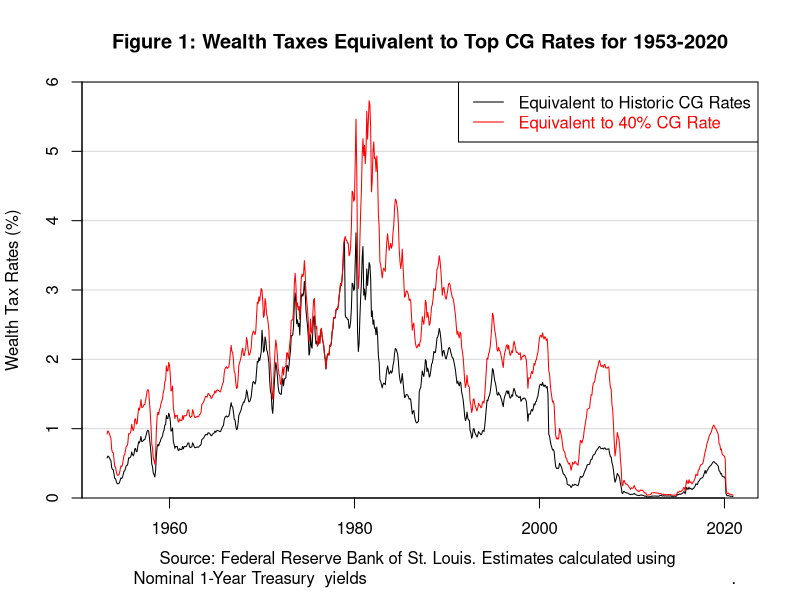
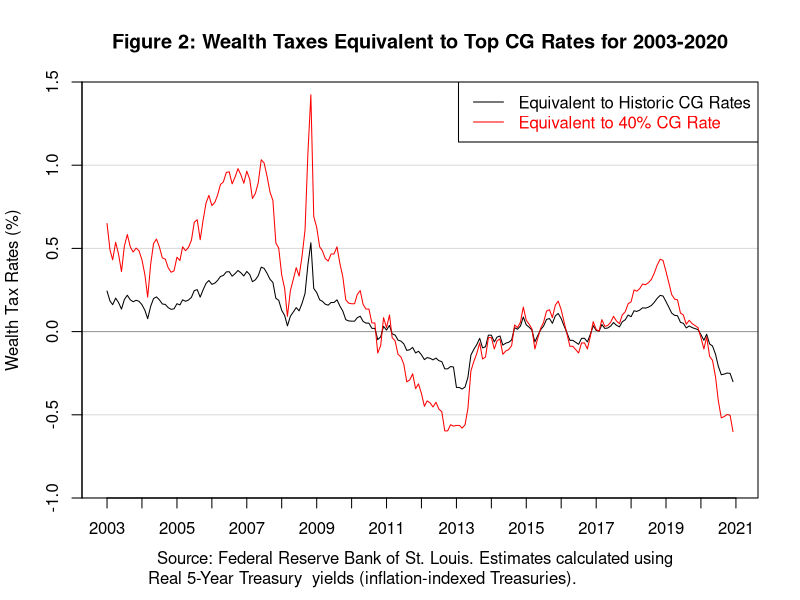
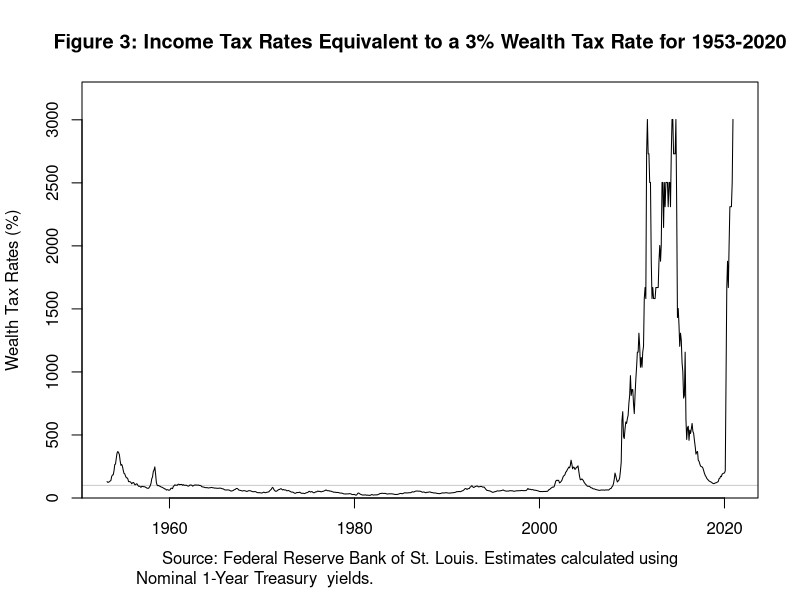

The R script that drew these images, in order:
library(ggplot2)
library(lubridate)
library(dplyr)

#note to user: first set wd

data <- read.csv("fred_monthly_195304_202012.csv", stringsAsFactors = FALSE)
data$OTR2 <- data$OTR/100
data$CGR2 <- data$CGR/100
class(data$Date)

data <- data[1:813,]

test <- data$Date
test2 <- as.Date(test, format = "%m/%d/%Y")

data$Date <- as.Date(data$Date, format="%m/%d/%Y")
summary(data$Date)

data$fixedforty <- 40
data$fixedfort2 <- data$fixedfort/100

data$WTR <- ((data$GS1/100)/(1+data$GS1/100))*data$CGR
data$WTR2 <- data$WTR/100

data$WTRF <- ((data$GS1/100)/(1+data$GS1/100))*data$fixedforty
data$WRTF2 <- data$WTRF/100

data$WTRReal <- ((data$FII5/100)/(1+data$FII5/100))*data$CGR
data$WTRReal2 <- ((data$FII5/100)/(1+data$FII5/100))*data$fixedforty

data$ITREquivTo3percWT <- 100*((0.03*(1+data$GS1/100))/(data$GS1/100))

plot(data$Date, data$WTR, type="l", ylim=c(0,6), main= "Figure 1: Wealth Taxes Equivalent to Top CG Rates for 1953-2020", ylab="Wealth Tax Rates (%)",
     xlab="", yaxs="i")
lines(data$Date, data$WTRF, type="l", col="red")
abline(h=c(1,2,3,4,5,6), col=rgb(0,0,0,0.15) )
legend("topright",legend=c("Equivalent to Historic CG Rates","Equivalent to 40% CG Rate"),
       text.col=c("black","red"),col=c("black","red"), lty=c(1,1))
title(sub = "Source: Federal Reserve Bank of St. Louis. Estimates calculated using 
      Nominal 1-Year Treasury  yields                                                                         .", line = 3.5)

xlab.ticks <- seq(as.Date("2003-1-1"), as.Date("2021-1-1"), by = "years")


plot(data$Date, data$WTRReal, type="l", ylim=c(-1,1.5), xlim=c(data$Date[598], data$Date[813]),main= "Figure 2: Wealth Taxes Equivalent to Top CG Rates for 2003-2020", ylab="Wealth Tax Rates (%)",
     xlab="", yaxs="i", xaxt="n")
lines(data$Date, data$WTRReal2, type="l", col="red")
abline(h=c(-1,-0.5,0,0.5,1,2,3,4,5,6), col=rgb(0,0,0,0.15) )
abline(h=0, col=rgb(0,0,0,0.3) )
axis(1, xlab.ticks, format(xlab.ticks, "%Y"), cex.axis = 1)
legend("topright",legend=c("Equivalent to Historic CG Rates","Equivalent to 40% CG Rate"),
       text.col=c("black","red"),col=c("black","red"), lty=c(1,1))
title(sub = "Source: Federal Reserve Bank of St. Louis. Estimates calculated using  
      Real 5-Year Treasury  yields (inflation-indexed Treasuries).                             ", line = 3.5)

plot(data$Date, data$ITREquivTo3percWT, type="l", ylim=c(0,3300), main= "Figure 3: Income Tax Rates Equivalent to a 3% Wealth Tax Rate for 1953-2020", ylab="Wealth Tax Rates (%)",
     xlab="", yaxs="i")
abline(h=100, col=rgb(0,0,0,0.2) )
title(sub = "Source: Federal Reserve Bank of St. Louis. Estimates calculated using
      Nominal 1-Year Treasury  yields.                                                                        ", line = 3.5)

